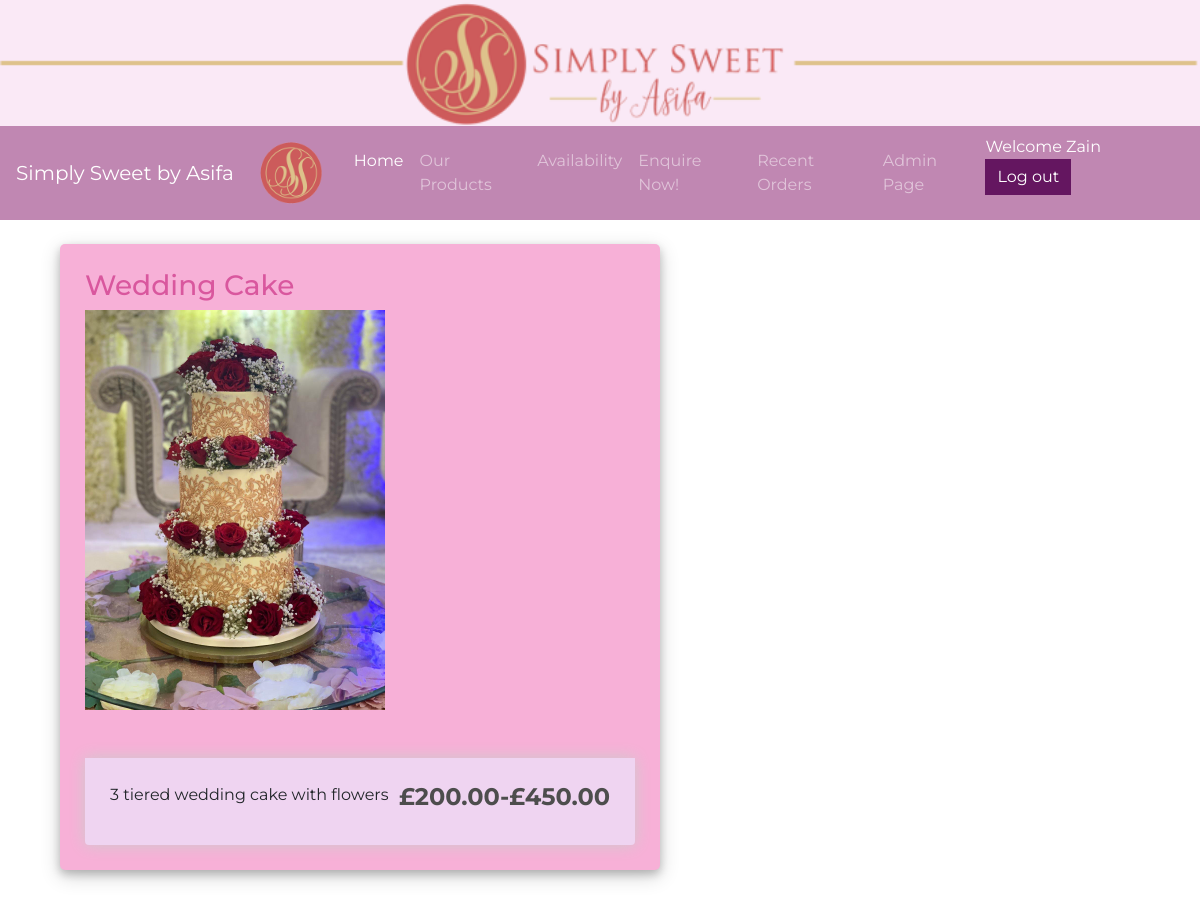
The page /info/1/ (signed in) on the database its author committed.
### store/models.py (models this page shows, shortened)
class Product(models.Model):
	CATEGORY = (		# allows the category attribute have a set choice range which have been listed
				('Cake','Cake'), # first computer variable is listed, then the actual choice
				('Cupcakes','Cupcakes'),
				('DS','Dessert Shots'),
				('Cakesicles','Cakesicles'),
	)
	name = models.CharField(max_length=200, null=True, unique=True)
	category = models.CharField(max_length=50, null=True, choices=CATEGORY)
	minprice = models.FloatField(null=True)
	Maxprice = models.FloatField(null=True)
	picture = models.ImageField()
	description = models.CharField(max_length=1000, null=True)

### store/views.py (the view)
# urls.py: path('info/',views.info,name='info'),
def info(request, pk):
	product  = Product.objects.get(id=pk)
	context = {'product':product}
	return render(request,'store/info.html',context)

### store/templates/store/info.html (shortened to what this page needs)
{% extends 'store/main.html' %}
{% load static %}
{% block content %}
<body>
	<div class="container h-150">
		<div class="d-flex justify-content-left h-100">
			<div class="user_card">
            <h3 id="form-title">{{product.name}}</h3>
				<div class="d-flex justify-content-left">
                    <img class="w3-image" width="300" src="{{product.picture.url}}">
				</div>
                <br></br>
                <div class="box-element product">
                    <h4 style="display: inline-block; float: right"><strong>£{{product.minprice|floatformat:2}}-£{{product.Maxprice|floatformat:2}}</strong></h4>
                    {{product.description}}
                </div>
			</div>
		</div>
	</div>
<br></br>
{% endblock content%}

### store/templates/store/main.html (shortened to what this page needs)
<!DOCTYPE html>
{% load static%}
<html>
<head>
    <link rel="stylesheet" href="https://stackpath.bootstrapcdn.com/bootstrap/4.4.1/css/bootstrap.min.css">
    <link rel="stylesheet" type="text/css" href="{% static 'css/main.css' %}">
</head>
<body>
    <div style="margin-bottom: 0px;">
      <img id ="backdrop-icon" width ="1500" src="{% static 'images/backdrop.svg' %}">
    </div>
    <nav class="navbar navbar-expand-lg navbar-dark bg-dark">
    <a class="navbar-brand" href="{% url 'home' %}">Simply Sweet by Asifa</a>
	  <a class="navbar-brand" href="{% url 'home' %}"><img id ="logo-icon" src="{% static 'images/logo.png' %}"></a>
	  <div class="collapse navbar-collapse" id="navbarSupportedContent">
	    <ul class="navbar-nav mr-auto">
	      <li class="nav-item active">
	        <a class="nav-link" href="{% url 'home' %}">Home <span class="sr-only">(current)</span></a>
        </li>
        <li class="nav-item activer">
          <a class="nav-link" href="{% url 'store'%}">Our Products <span class="sr-only">(current)</span></a>
        </li>
        <li class="nav-item activer">
          <a class="nav-link" href="{% url 'availability'%}">Availability <span class="sr-only">(current)</span></a>
        </li>
        {% if request.user.is_authenticated %}
        <li class="nav-item activer">
          <a class="nav-link" href="{% url 'enquire'%}">Enquire Now! <span class="sr-only">(current)</span></a>
        </li>
        <li class="nav-item activer">
          <a class="nav-link" href="{% url 'orders'%}">Recent Orders <span class="sr-only">(current)</span></a>
        </li>
        <li class="nav-item activer">
          <a class="nav-link" href="{% url 'admn'%}">Admin Page<span class="sr-only">(current)</span></a>
        </li>
        {% endif %}
	    </ul>
      {% if request.user.is_authenticated %}
      <p style="color:white">Welcome {{user.first_name}}</p}
        <a href="{% url 'logout' %}" class ="btn btn-warning">Log out</a>
      {% else %}
        <div class="form-inline my-2 my-lg-0">
              <a href="{% url 'login'%}" class="btn btn-warning">Login</a>
        </div>
      {% endif %}
	  </div>
	</nav>
     <div class="container">
            <br>
            {% block content %}
            {% endblock content %}
         </div>
</body>
</html>

### static/css/main.css (style rules this page uses)
body { font-family: 'Montserrat', sans-serif; }
body { background-color: FCCDE2; }
h1,h2,h3,h4,h5,h6 { color:hsl(0, 0%, 30%); }
.box-element { box-shadow:hsl(0, 0%, 80%) 0 0 16px; background-color: rgb(239, 212, 241); border-radius: 4px; padding: 25px; }
.product { border-radius: 0 0 4px 4px; }
.bg-dark { background-color: #c087b2!important; }
#logo-icon { width:80px; display: inline-block; margin-left: 0px; }
#backdrop-icon { width:100%; display: inline-block; margin-left: 0px; background-color: rgb(250, 233, 246); }
.btn { border-radius: 0; }
.button,.btn-warning { background-color: #641660; border: none; color: white; text-align: center; text-decoration: none; display: inline-block; font-size: 16px; }

### store/templates/store/info.html (style rules this page uses)
body { font-family: 'Montserrat', sans-serif; }
body, html { margin: 0; padding: 0; height: 100%; }
.user_card { width: 600px; margin-top: auto; margin-bottom: auto; background: #f7b0d7; position: relative; display: flex; justify-content: center; flex-direction: column; padding: 25px; box-shadow: 0 4px 8px 0 rgba(0, 0, 0, 0.2), 0 6px 20px 0 rgba(0, 0, 0, 0.19); -webkit-box-shadow: 0 4px 8px 0 rgba(0, 0, 0, 0.2), 0 6px 20px 0 rgba(0, 0, 0, 0.19); -moz-box-shadow: 0 4px 8px 0 rgba(0, 0, 0, 0.2), 0 6px 20px 0 rgba(0, 0, 0, 0.19); border-radius: 5px; }
#form-title { color: #d9579e }
.bg-dark { background-color: #c087b2!important; }
.button,.btn-warning { background-color: #641660; border: none; color: white; text-align: center; text-decoration: none; display: inline-block; font-size: 16px; }

### rows shown on the page
Product: name "Wedding Cake", picture (picture), minprice "200.00", Maxprice "450.00", description "3 tiered wedding cake with flowers"

### other values the page prints
{{ user.first_name }} "Zain"
